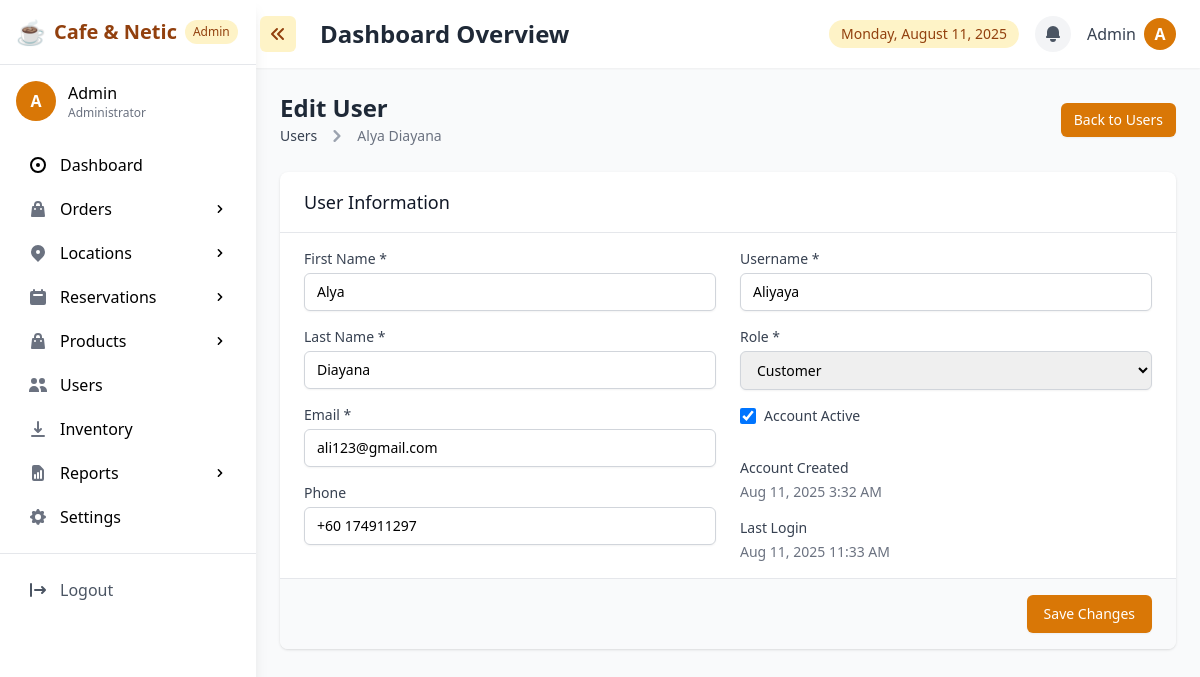
Screenshot of /admin/admin_users_edit.php?id=2 (signed in) with the database file from the repository.
### tables this page shows
CREATE TABLE `users` (
  `user_id` int(11) NOT NULL,
  `first_name` varchar(50) NOT NULL,
  `last_name` varchar(50) NOT NULL,
  `email` varchar(100) NOT NULL,
  `phone` varchar(20) DEFAULT NULL,
  `username` varchar(50) NOT NULL,
  `password_hash` varchar(255) NOT NULL,
  `role` enum('customer','admin') DEFAULT 'customer',
  `is_active` tinyint(1) DEFAULT 1,
  `created_at` timestamp NOT NULL DEFAULT current_timestamp(),
  `updated_at` timestamp NOT NULL DEFAULT current_timestamp() ON UPDATE current_timestamp(),
  `last_login` datetime DEFAULT NULL
);

### admin/admin_users_edit.php (the view, shortened to what this page needs)
<?php
require '../includes/config.php';
$user_id = (int)$_GET['id'];
try {
    $user_stmt = $conn->prepare("SELECT * FROM users WHERE user_id = :user_id");
    $user_stmt->bindParam(':user_id', $user_id);
    $user_stmt->execute();
    $user = $user_stmt->fetch(PDO::FETCH_ASSOC);
} catch (PDOException $e) {
    $error = "Failed to fetch user details: " . $e->getMessage();
}
?>
<!DOCTYPE html>
<html lang="en">
<head>
    <script src="https://cdn.tailwindcss.com"></script>
</head>
<body class="font-inter bg-gray-50">
    <div class="flex h-screen overflow-hidden">
        <?php include '../includes/admin_sidebar.php'; ?>
        <div class="flex-1 overflow-auto">
            <?php
                include '../includes/admin_topnav.php';
            ?>
            <main class="p-6">
                <div class="flex justify-between items-center mb-6">
                    <div>
                        <h1 class="text-2xl font-bold text-gray-800">Edit User</h1>
                        <nav class="flex" aria-label="Breadcrumb">
                            <ol class="inline-flex items-center space-x-1 md:space-x-2">
                                <li class="inline-flex items-center">
                                    <a href="admin_users.php" class="inline-flex items-center text-sm font-medium text-gray-700 hover:text-amber-600">
                                        Users
                                    </a>
                                </li>
                                <li aria-current="page">
                                    <div class="flex items-center">
                                        <svg class="w-6 h-6 text-gray-400" fill="currentColor" viewBox="0 0 20 20" xmlns="http://www.w3.org/2000/svg"><path fill-rule="evenodd" d="M7.293 14.707a1 1 0 010-1.414L10.586 10 7.293 6.707a1 1 0 011.414-1.414l4 4a1 1 0 010 1.414l-4 4a1 1 0 01-1.414 0z" clip-rule="evenodd"></path></svg>
                                        <span class="ml-1 text-sm font-medium text-gray-500 md:ml-2"><?= htmlspecialchars($user['first_name'] . ' ' . htmlspecialchars($user['last_name'])) ?></span>
                                    </div>
                                </li>
                            </ol>
                        </nav>
                    </div>
                    <a href="admin_users.php" class="inline-flex items-center px-3 py-2 border border-transparent text-sm leading-4 font-medium rounded-md shadow-sm text-white bg-amber-600 hover:bg-amber-700 focus:outline-none focus:ring-2 focus:ring-offset-2 focus:ring-amber-500">
                        Back to Users
                    </a>
                </div>
                <div class="bg-white shadow rounded-lg overflow-hidden">
                    <form method="POST">
                        <div class="px-6 py-4 border-b border-gray-200">
                            <h2 class="text-lg font-medium text-gray-900">User Information</h2>
                        </div>
                        <div class="px-6 py-4 grid grid-cols-1 md:grid-cols-2 gap-6">
                            <div class="space-y-4">
                                <div>
                                    <label for="first_name" class="block text-sm font-medium text-gray-700">First Name *</label>
                                    <input type="text" id="first_name" name="first_name" required
                                           value="<?= htmlspecialchars($user['first_name']) ?>"
                                           class="mt-1 block w-full border border-gray-300 rounded-md shadow-sm py-2 px-3 focus:outline-none focus:ring-amber-500 focus:border-amber-500 sm:text-sm">
                                </div>
                                <div>
                                    <label for="last_name" class="block text-sm font-medium text-gray-700">Last Name *</label>
                                    <input type="text" id="last_name" name="last_name" required
                                           value="<?= htmlspecialchars($user['last_name']) ?>"
                                           class="mt-1 block w-full border border-gray-300 rounded-md shadow-sm py-2 px-3 focus:outline-none focus:ring-amber-500 focus:border-amber-500 sm:text-sm">
                                </div>
                                <div>
                                    <label for="email" class="block text-sm font-medium text-gray-700">Email *</label>
                                    <input type="email" id="email" name="email" required
                                           value="<?= htmlspecialchars($user['email']) ?>"
                                           class="mt-1 block w-full border border-gray-300 rounded-md shadow-sm py-2 px-3 focus:outline-none focus:ring-amber-500 focus:border-amber-500 sm:text-sm">
                                </div>
                                <div>
                                    <label for="phone" class="block text-sm font-medium text-gray-700">Phone</label>
                                    <input type="tel" id="phone" name="phone"
                                           value="<?= htmlspecialchars($user['phone'] ?? '') ?>"
                                           class="mt-1 block w-full border border-gray-300 rounded-md shadow-sm py-2 px-3 focus:outline-none focus:ring-amber-500 focus:border-amber-500 sm:text-sm">
                                </div>
                            </div>
                            <div class="space-y-4">
                                <div>
                                    <label for="username" class="block text-sm font-medium text-gray-700">Username *</label>
                                    <input type="text" id="username" name="username" required
                                           value="<?= htmlspecialchars($user['username']) ?>"
                                           class="mt-1 block w-full border border-gray-300 rounded-md shadow-sm py-2 px-3 focus:outline-none focus:ring-amber-500 focus:border-amber-500 sm:text-sm">
                                </div>
                                <div>
                                    <label for="role" class="block text-sm font-medium text-gray-700">Role *</label>
                                    <select id="role" name="role" required
                                            class="mt-1 block w-full border border-gray-300 rounded-md shadow-sm py-2 px-3 focus:outline-none focus:ring-amber-500 focus:border-amber-500 sm:text-sm">
                                        <option value="customer" <?= $user['role'] === 'customer' ? 'selected' : '' ?>>Customer</option>
                                    </select>
                                </div>
                                <div class="flex items-center">
                                    <input id="is_active" name="is_active" type="checkbox"
                                           <?= $user['is_active'] ? 'checked' : '' ?>
                                           class="h-4 w-4 text-amber-600 focus:ring-amber-500 border-gray-300 rounded">
                                    <label for="is_active" class="ml-2 block text-sm text-gray-700">Account Active</label>
                                </div>
                                <div class="pt-4">
                                    <h3 class="text-sm font-medium text-gray-700">Account Created</h3>
                                    <p class="mt-1 text-sm text-gray-500"><?= date('M j, Y g:i A', strtotime($user['created_at'])) ?></p>
                                </div>
                                <?php if ($user['last_login']): ?>
                                    <div>
                                        <h3 class="text-sm font-medium text-gray-700">Last Login</h3>
                                        <p class="mt-1 text-sm text-gray-500"><?= date('M j, Y g:i A', strtotime($user['last_login'])) ?></p>
                                    </div>
                                <?php endif; ?>
                            </div>
                        </div>
                        <div class="px-6 py-4 border-t border-gray-200 bg-gray-50 text-right">
                            <button type="submit" name="update_user" class="inline-flex justify-center py-2 px-4 border border-transparent shadow-sm text-sm font-medium rounded-md text-white bg-amber-600 hover:bg-amber-700 focus:outline-none focus:ring-2 focus:ring-offset-2 focus:ring-amber-500">
                                Save Changes
                            </button>
                        </div>
                    </form>
                </div>
            </main>
        </div>
    </div>
</body>
</html>

### rows the page displays
users: first_name+last_name "Alya Diayana", first_name "Alya", last_name "Diayana", email "ali123@gmail.com", phone "+60 174911297", username "Aliyaya", role "Customer", is_active "☑", created_at "Aug 11, 2025 3:32 AM", last_login "Aug 11, 2025 11:33 AM"

### other values shown
substr($_SESSION['first_name'] ?? 'A', 0, 1) "A"
$_SESSION['first_name'] "Admin"
